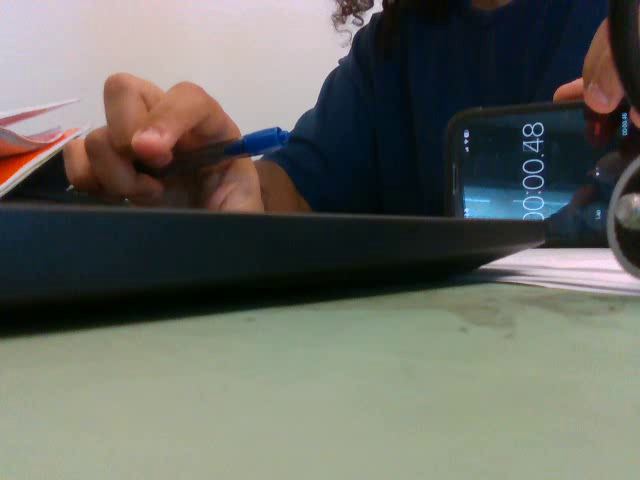
#> input picture frame 60 of src/videos/rgb_video_2.mp4, 640 x 480 px
$ python ball_track_from_video.py
#> lines starting #> are read from the running program, lines starting #| are printed output that depends on the picture; after the words box and inside, x2 and y2 are one past the last pixel; in counts of white or black regions, pixels touching at a corner belong together
import pyrealsense2 as rs
import numpy as np
import cv2
import time

cap = cv2.VideoCapture("src/videos/rgb_video_2.mp4") # This number may be different for every machine. It corresponds to the port that the camera is attached to
if not cap.isOpened():
    print("Cannot open camera")
    exit()
while True:
    # Capture frame-by-frame
    ret, frame = cap.read()
#> frame is the input picture: shape (480, 640, 3); mean B, G, R 97.4, 104.6, 102.7

    # if frame is read correctly ret is True
    if not ret:
        print("Can't receive frame (stream end?). Exiting ...")
        break
    # Our operations on the frame come here
    hsv = cv2.cvtColor(frame, cv2.COLOR_RGB2HSV)
#> hsv: shape (480, 640, 3); mean H, S, V 72.7, 86.8, 113.6
    # 2. Optional: Apply Gaussian blur to reduce noise
    # The Canny function does internal blurring, but extra can help for noisy images
    gray = hsv[:,:,2]
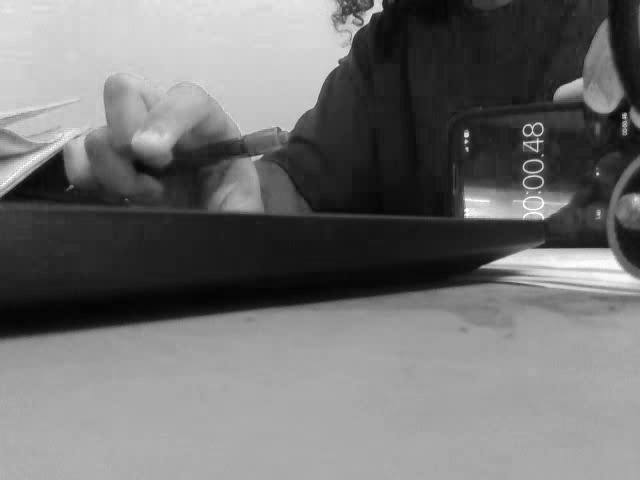
#> gray: shape (480, 640); min 3, max 255, mean 113.6
    blurred = cv2.GaussianBlur(gray, (5, 5), 0.5)

    # 3. Apply the Canny edge detector
    # Common practice is to use a 2:1 or 3:1 ratio for the thresholds (e.g., 50 and 150)
    edges = cv2.Canny(blurred, 50, 80) # The output is a binary image (edge map)
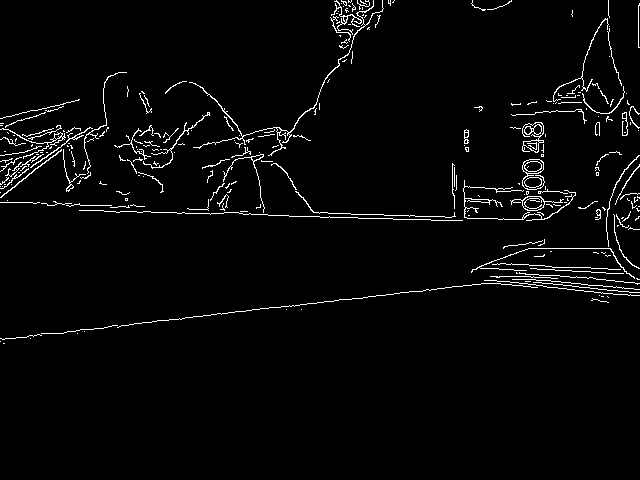
#> edges: shape (480, 640); 2.8% white in thin lines or dots, all inside (x1, y1, x2, y2) = (0, 0, 640, 344)

    # 4. Display the results
    cv2.imshow('Canny Edges', edges)
    cv2.imshow('frame', hsv[:, :, 0])
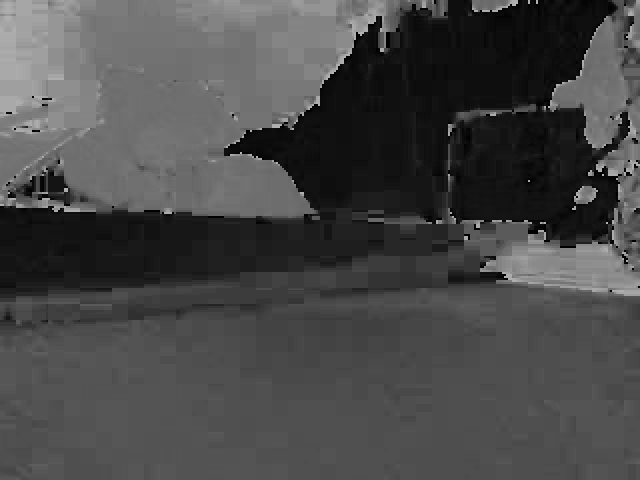
#> window 'frame': shape (480, 640); min 0, max 179, mean 72.7
    if cv2.waitKey(1) == ord('q'):
#> (key q is pressed here)
        break

# When everything done, release the capture
cap.release()
cv2.destroyAllWindows()

$ run again, starting later in the video
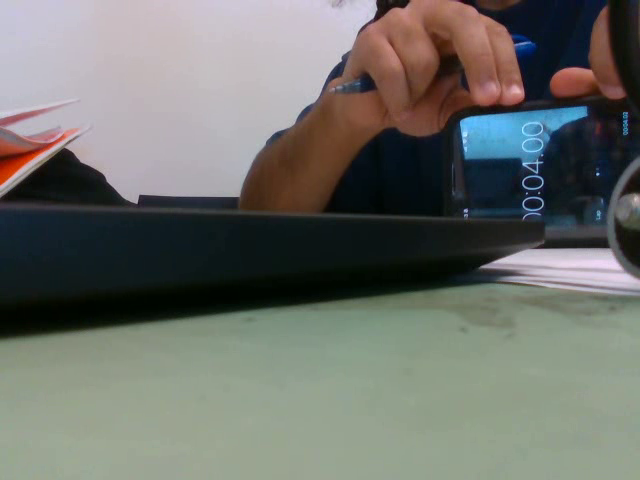
#> input picture frame 270 of src/videos/rgb_video_2.mp4, 640 x 480 px
#> frame is the input picture: shape (480, 640, 3); mean B, G, R 106.8, 112, 110.1
#> hsv: shape (480, 640, 3); mean H, S, V 80.6, 70.4, 121.1
#> `edges = cv2.Canny(blurred, 50, 80)`:
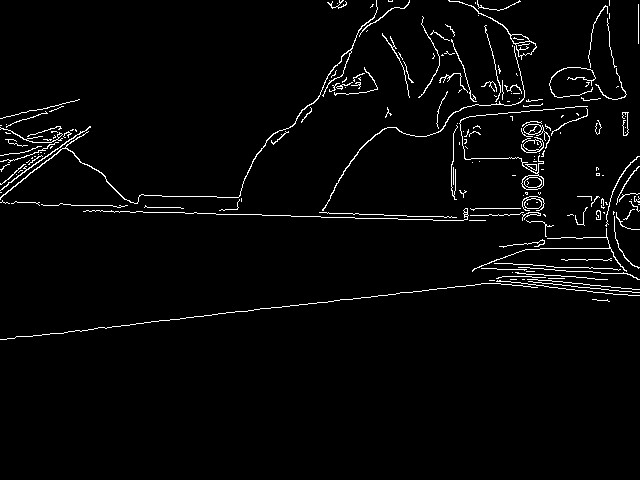
#> edges: shape (480, 640); 2.7% white in thin lines or dots, all inside (x1, y1, x2, y2) = (0, 0, 640, 340)
#> `cv2.imshow('frame', hsv[:, :, 0])`:
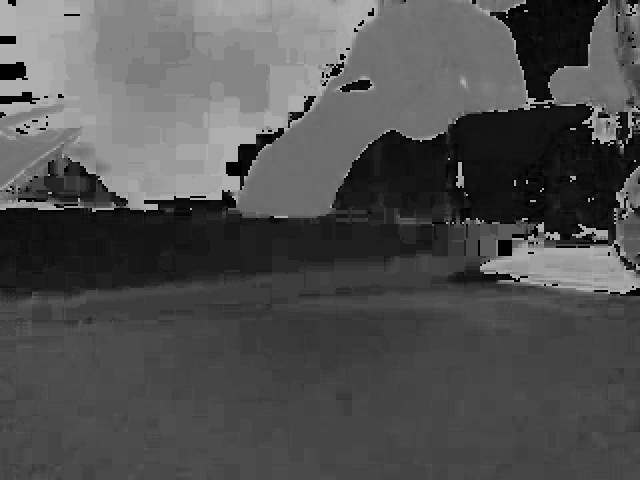
#> window 'frame': shape (480, 640); min 0, max 179, mean 80.6

$ run again, starting later in the video
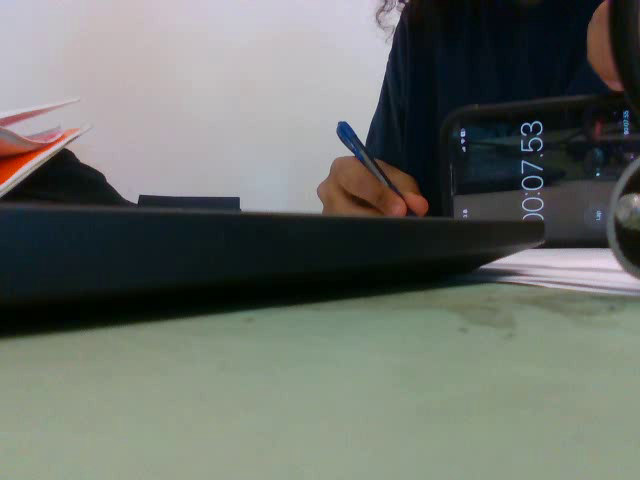
#> input picture frame 480 of src/videos/rgb_video_2.mp4, 640 x 480 px
#> frame is the input picture: shape (480, 640, 3); mean B, G, R 104.6, 110.4, 105.8
#> hsv: shape (480, 640, 3); mean H, S, V 76, 66.5, 115.3
#> `edges = cv2.Canny(blurred, 50, 80)`:
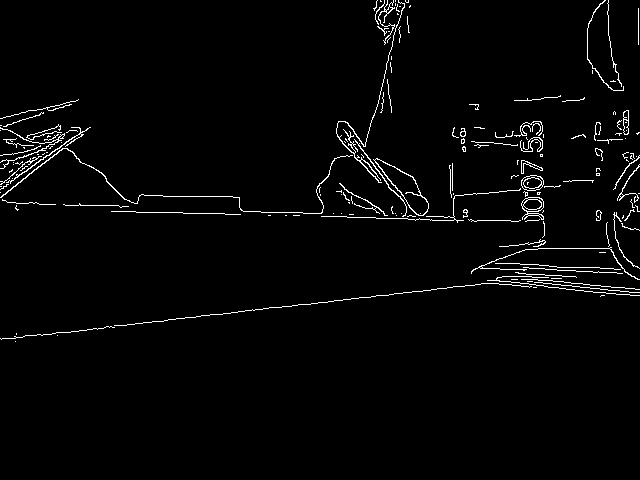
#> edges: shape (480, 640); 2.3% white in thin lines or dots, all inside (x1, y1, x2, y2) = (0, 0, 640, 342)
#> `cv2.imshow('frame', hsv[:, :, 0])`:
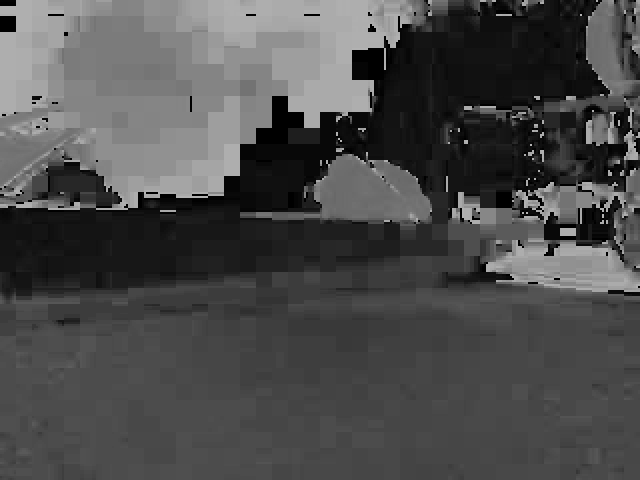
#> window 'frame': shape (480, 640); min 0, max 179, mean 76
